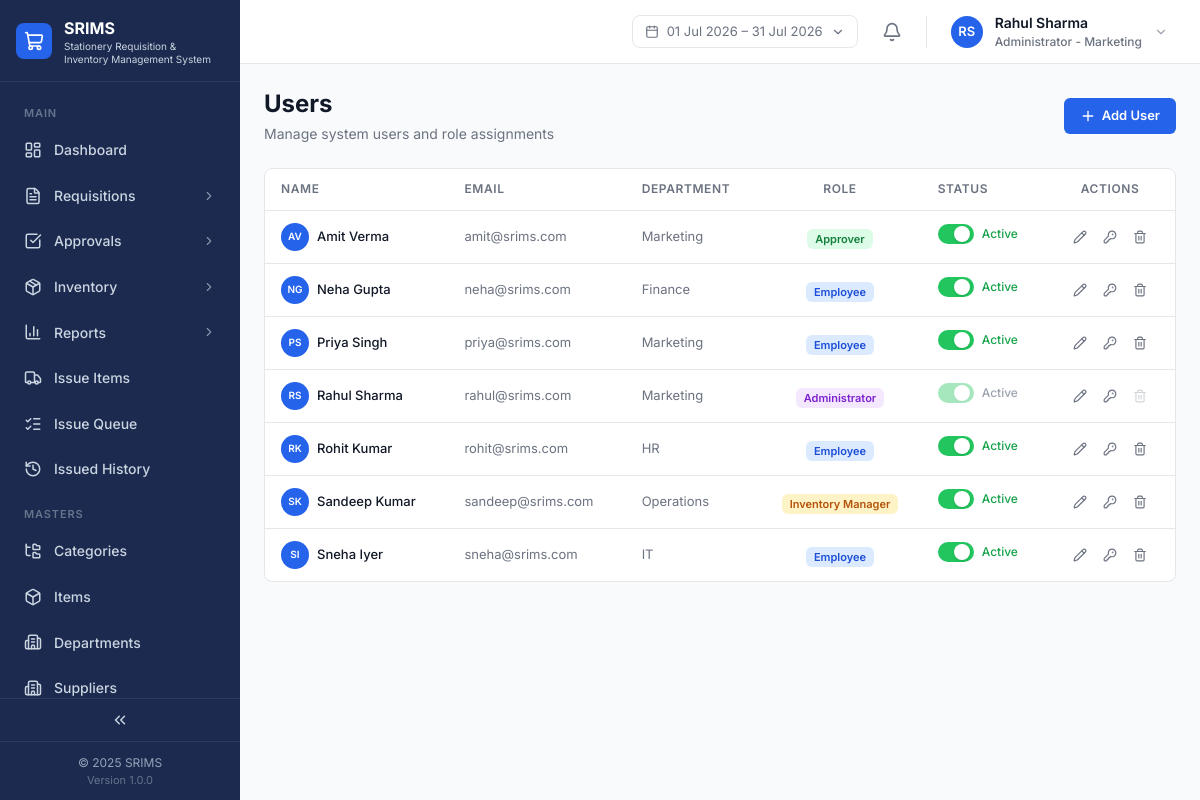
The page /masters/users.php (signed in) on the database its author committed.
### tables this page shows
CREATE TABLE IF NOT EXISTS `users` (
  `id` VARCHAR(40) NOT NULL PRIMARY KEY,
  `name` VARCHAR(191) NOT NULL,
  `email` VARCHAR(191) NOT NULL UNIQUE,
  `password_hash` VARCHAR(255) NOT NULL,
  `role` ENUM('ADMIN','USER','APPROVER','INVENTORY_MGR') NOT NULL DEFAULT 'USER',
  `department_id` VARCHAR(40) NOT NULL,
  `approver_id` VARCHAR(40) DEFAULT NULL,
  `is_active` TINYINT(1) NOT NULL DEFAULT 1,
  `avatar_url` LONGTEXT DEFAULT NULL,
  KEY `idx_users_department` (`department_id`),
  CONSTRAINT `fk_users_department` FOREIGN KEY (`department_id`) REFERENCES `departments` (`id`),
  CONSTRAINT `fk_users_approver` FOREIGN KEY (`approver_id`) REFERENCES `users` (`id`)
);

CREATE TABLE IF NOT EXISTS `departments` (
  `id` VARCHAR(40) NOT NULL PRIMARY KEY,
  `name` VARCHAR(191) NOT NULL UNIQUE
);

### includes/functions.php (called while the page is built, shortened)
<?php
function roleLabel(string $role): string
{
    $labels = [
        'ADMIN'         => 'Administrator',
        'USER'          => 'Employee',
        'APPROVER'      => 'Manager',
        'INVENTORY_MGR' => 'Inventory Manager',
    ];
    return $labels[$role] ?? $role;
}
function userInitials(string $name): string
{
    $parts = preg_split('/\s+/', trim($name));
    $initials = '';
    foreach ($parts as $p) {
        if ($p !== '') $initials .= mb_substr($p, 0, 1);
    }
    return mb_strtoupper(mb_substr($initials, 0, 2));
}
function e(?string $s): string
{
    return htmlspecialchars((string) $s, ENT_QUOTES, 'UTF-8');
}

### includes/auth.php (called while the page is built, shortened)
<?php
function currentUser(): ?array
{
    return $_SESSION['user'] ?? null;
}

### masters/users.php (the view, shortened to what this page needs)
<?php
require_once __DIR__ . '/../config.php';
$user = currentUser();
$roleLabels = ['ADMIN' => 'Administrator', 'USER' => 'Employee', 'APPROVER' => 'Approver', 'INVENTORY_MGR' => 'Inventory Manager'];
$roleBadge = ['ADMIN' => 'bg-purple-100 text-purple-700', 'USER' => 'bg-blue-100 text-blue-700', 'APPROVER' => 'bg-green-100 text-green-700', 'INVENTORY_MGR' => 'bg-amber-100 text-amber-700'];
$allUsers = $pdo->query('SELECT u.*, d.name AS department_name FROM users u LEFT JOIN departments d ON d.id = u.department_id ORDER BY u.name')->fetchAll();
include __DIR__ . '/../includes/header.php';
include __DIR__ . '/../includes/app-shell-start.php';
?>
<div class="mb-6 flex flex-col gap-1 sm:flex-row sm:items-center sm:justify-between">
    <div><h1 class="text-page-title text-text-primary">Users</h1><p class="text-page-subtitle text-text-secondary mt-1">Manage system users and role assignments</p></div>
    <button type="button" onclick="document.getElementById('user-modal-add').classList.remove('hidden'); document.getElementById('user-modal-add').classList.add('flex');" class="mt-3 sm:mt-0 flex items-center gap-1.5 rounded-button bg-brand-primary px-4 py-2 text-[13px] font-semibold text-white hover:bg-brand-primary-hover w-fit"><i data-lucide="plus" style="width:16px;height:16px"></i> Add User</button>
</div>
<div class="rounded-card border border-border bg-surface-card">
    <div class="overflow-x-auto">
        <table class="w-full">
            <thead><tr class="border-b border-border">
                <th class="px-4 py-3 text-left text-table-header uppercase tracking-table-header text-text-secondary">Name</th>
                <th class="px-4 py-3 text-left text-table-header uppercase tracking-table-header text-text-secondary">Email</th>
                <th class="px-4 py-3 text-left text-table-header uppercase tracking-table-header text-text-secondary">Department</th>
                <th class="px-4 py-3 text-center text-table-header uppercase tracking-table-header text-text-secondary">Role</th>
                <th class="px-4 py-3 text-left text-table-header uppercase tracking-table-header text-text-secondary">Status</th>
                <th class="px-4 py-3 text-center text-table-header uppercase tracking-table-header text-text-secondary">Actions</th>
            </tr></thead>
            <tbody>
                <?php foreach ($allUsers as $u): $isSelf = $u['id'] === $user['id']; ?>
                <tr class="border-b border-border last:border-0 hover:bg-gray-50">
                    <td class="px-4 py-3"><div class="flex items-center gap-2"><div class="flex h-7 w-7 items-center justify-center rounded-full bg-brand-primary text-[10px] font-semibold text-white"><?= e(userInitials($u['name'])) ?></div><span class="text-[13px] font-medium text-text-primary"><?= e($u['name']) ?></span></div></td>
                    <td class="px-4 py-3 text-[13px] text-text-secondary"><?= e($u['email']) ?></td>
                    <td class="px-4 py-3 text-[13px] text-text-secondary"><?= e($u['department_name']) ?></td>
                    <td class="px-4 py-3 text-center"><span class="inline-flex rounded-md px-2 py-0.5 text-[11px] font-semibold <?= $roleBadge[$u['role']] ?>"><?= $roleLabels[$u['role']] ?></span></td>
                    <td class="px-4 py-3">
                        <button type="button" id="toggle-user-<?= e($u['id']) ?>" onclick="handleUserToggleClick('<?= e($u['id']) ?>', <?= $u['is_active'] ? 'true' : 'false' ?>)" <?= $isSelf ? 'disabled title="You cannot deactivate your own account"' : '' ?> class="inline-flex items-center gap-2 cursor-pointer disabled:cursor-not-allowed">
                            <span class="toggle-track relative flex-shrink-0 overflow-hidden h-5 w-9 rounded-full transition-colors <?= $isSelf ? 'opacity-40' : '' ?> <?= $u['is_active'] ? 'bg-green-500' : 'bg-gray-300' ?>"><span class="toggle-thumb absolute left-0 top-0.5 h-4 w-4 rounded-full bg-white shadow transition-transform <?= $u['is_active'] ? 'translate-x-4' : 'translate-x-0.5' ?>"></span></span>
                            <span class="toggle-label text-[12px] font-medium <?= $isSelf ? 'text-text-muted' : ($u['is_active'] ? 'text-green-600' : 'text-gray-400') ?>"><?= $u['is_active'] ? 'Active' : 'Inactive' ?></span>
                        </button>
                    </td>
                    <td class="px-4 py-3">
                        <div class="flex items-center justify-center gap-1">
                            <button type="button" onclick="document.getElementById('user-modal-<?= e($u['id']) ?>').classList.remove('hidden'); document.getElementById('user-modal-<?= e($u['id']) ?>').classList.add('flex');" title="Edit" class="rounded p-1.5 text-text-secondary hover:bg-gray-100 hover:text-brand-primary"><i data-lucide="pencil" style="width:14px;height:14px"></i></button>
                            <button type="button" onclick="document.getElementById('user-reset-pw-<?= e($u['id']) ?>').classList.remove('hidden'); document.getElementById('user-reset-pw-<?= e($u['id']) ?>').classList.add('flex');" title="Reset Password" class="rounded p-1.5 text-text-secondary hover:bg-amber-50 hover:text-amber-600"><i data-lucide="key-round" style="width:14px;height:14px"></i></button>
                            <button type="button" onclick="document.getElementById('user-del-<?= e($u['id']) ?>').classList.remove('hidden'); document.getElementById('user-del-<?= e($u['id']) ?>').classList.add('flex');" <?= $isSelf ? 'disabled' : '' ?> title="Delete" class="rounded p-1.5 text-text-secondary hover:bg-red-50 hover:text-red-600 disabled:opacity-30"><i data-lucide="trash-2" style="width:14px;height:14px"></i></button>
                        </div>
                    </td>
                </tr>
                <?php endforeach; ?>
            </tbody>
        </table>
    </div>
</div>
<?php
include __DIR__ . '/../includes/app-shell-end.php';

### includes/topbar.php (shortened to what this page needs)
<?php
$today = new DateTime('now');
$rangeFrom = (new DateTime($today->format('Y-m-01')))->format('Y-m-d');
$rangeTo   = (new DateTime($today->format('Y-m-t')))->format('Y-m-d');
$fmtDisplay = fn(string $iso) => (new DateTime($iso))->format('d M Y');
?>
<header class="app-topbar fixed top-0 left-0 right-0 z-30 flex h-topbar items-center justify-between border-b border-border bg-white px-6">
    <div class="flex items-center gap-4">
        <div class="relative hidden md:block">
            <button type="button" id="dateRangeBtn" class="flex items-center gap-2 rounded-lg border border-border px-3 py-1.5 text-[13px] text-text-secondary hover:bg-gray-50">
                <i data-lucide="calendar" style="width:14px;height:14px"></i>
                <span id="dateRangeLabel"><?= e($fmtDisplay($rangeFrom)) ?> – <?= e($fmtDisplay($rangeTo)) ?></span>
                <i data-lucide="chevron-down" style="width:14px;height:14px"></i>
            </button>
        </div>
        <div class="relative">
            <button type="button" id="notifBellBtn" class="relative rounded-md p-2 text-text-secondary hover:bg-gray-100">
                <i data-lucide="bell" style="width:20px;height:20px"></i>
            </button>
        </div>
        <div class="relative">
            <button type="button" id="userMenuBtn" class="flex items-center gap-3 rounded-lg px-2 py-1 hover:bg-gray-50">
                <?php if (!empty($user['avatarUrl'])): ?>
                    <img src="<?= e($user['avatarUrl']) ?>" alt="<?= e($user['name']) ?>" class="h-8 w-8 rounded-full object-cover">
                <?php else: ?>
                    <div class="flex h-8 w-8 items-center justify-center rounded-full bg-brand-primary text-[13px] font-semibold text-white"><?= e(userInitials($user['name'])) ?></div>
                <?php endif; ?>
                <div class="hidden text-left md:block">
                    <div class="text-[14px] font-semibold text-text-primary"><?= e($user['name']) ?></div>
                    <div class="text-[12px] font-medium text-text-secondary"><?= e(roleLabel($user['role'])) ?><?= $user['departmentName'] ? ' - ' . e($user['departmentName']) : '' ?></div>
                </div>
                <i data-lucide="chevron-down" class="hidden text-text-muted md:block" style="width:14px;height:14px"></i>
            </button>
        </div>
    </div>
</header>

### assets/css/custom.css (style rules this page uses)
:root { --sidebar-bg: #1B2A4E; --sidebar-active: #2563EB; --sidebar-text: #CBD5E1; --sidebar-text-hi: #FFFFFF; --sidebar-section: #64748B; --sidebar-border: #2D3B5E; --bg-app: #F9FAFB; --bg-card: #FFFFFF; --border: #E5E7EB; --border-strong: #D1D5DB; --text-primary: #111827; --text-secondary: #6B7280; --text-muted: #9CA3AF; --primary: #2563EB; --primary-hover: #1D4ED8; }
body { color: var(--text-primary); background: var(--bg-app); }
.app-topbar { left: 240px; transition: left .3s; }
@media (min-width: 1024px) { .app-topbar { left: 240px; } }

### rows shown on the page
users: name "RS", name "Rahul Sharma", role "Administrator", email "rahul@srims.com", department.name "Marketing", is_active 1 (drawn)
departments: name "Marketing"
users: name "AV", name "Amit Verma", email "amit@srims.com", department.name "Marketing", role "Approver", is_active 1 (drawn)
users: name "NG", name "Neha Gupta", email "neha@srims.com", department.name "Finance", role "Employee", is_active 1 (drawn)
users: name "PS", name "Priya Singh", email "priya@srims.com", department.name "Marketing", role "Employee", is_active 1 (drawn)
users: name "RK", name "Rohit Kumar", email "rohit@srims.com", department.name "HR", role "Employee", is_active 1 (drawn)
users: name "SK", name "Sandeep Kumar", email "sandeep@srims.com", department.name "Operations", role "Inventory Manager", is_active 1 (drawn)
users: name "SI", name "Sneha Iyer", email "sneha@srims.com", department.name "IT", role "Employee", is_active 1 (drawn)

### other values the page prints
$companyName ?: 'SRIMS' "SRIMS"
$section['title'] "MAIN"
$item['label'] "Dashboard"
$item['label'] "Requisitions"
$item['label'] "Approvals"
$item['label'] "Inventory"
$item['label'] "Reports"
$item['label'] "Issue Items"
$item['label'] "Issue Queue"
$item['label'] "Issued History"
$section['title'] "MASTERS"
$item['label'] "Categories"
$item['label'] "Items"
$item['label'] "Departments"
$item['label'] "Suppliers"
